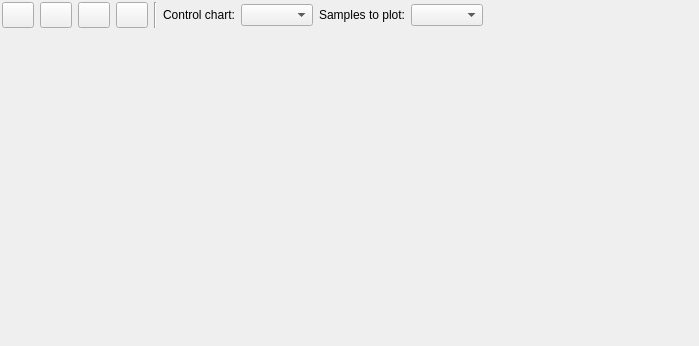
<?xml version="1.0" encoding="UTF-8"?>
<ui version="4.0">
 <class>drill_chart_xbar_r_tabwidget</class>
 <widget class="QWidget" name="drill_chart_xbar_r_tabwidget">
  <property name="geometry">
   <rect>
    <x>0</x>
    <y>0</y>
    <width>699</width>
    <height>346</height>
   </rect>
  </property>
  <property name="windowTitle">
   <string>Form</string>
  </property>
  <property name="windowIcon">
   <iconset resource="gex.qrc">
    <normaloff>:/gex/icons/gex_application_48x48.png</normaloff>:/gex/icons/gex_application_48x48.png</iconset>
  </property>
  <layout class="QGridLayout" name="gridLayout">
   <property name="leftMargin">
    <number>2</number>
   </property>
   <property name="topMargin">
    <number>2</number>
   </property>
   <property name="rightMargin">
    <number>2</number>
   </property>
   <property name="bottomMargin">
    <number>2</number>
   </property>
   <item row="0" column="0">
    <layout class="QHBoxLayout" name="horizontalLayout">
     <item>
      <widget class="QPushButton" name="buttonSelectXbarR">
       <property name="minimumSize">
        <size>
         <width>32</width>
         <height>26</height>
        </size>
       </property>
       <property name="maximumSize">
        <size>
         <width>32</width>
         <height>26</height>
        </size>
       </property>
       <property name="toolTip">
        <string>Select mode</string>
       </property>
       <property name="text">
        <string/>
       </property>
       <property name="icon">
        <iconset resource="gex.qrc">
         <normaloff>:/gex/icons/selectmode.png</normaloff>:/gex/icons/selectmode.png</iconset>
       </property>
       <property name="iconSize">
        <size>
         <width>32</width>
         <height>32</height>
        </size>
       </property>
       <property name="checkable">
        <bool>true</bool>
       </property>
       <property name="autoDefault">
        <bool>false</bool>
       </property>
      </widget>
     </item>
     <item>
      <widget class="QPushButton" name="buttonMoveXbarR">
       <property name="minimumSize">
        <size>
         <width>32</width>
         <height>26</height>
        </size>
       </property>
       <property name="maximumSize">
        <size>
         <width>32</width>
         <height>26</height>
        </size>
       </property>
       <property name="toolTip">
        <string>Drag mode: move the view area</string>
       </property>
       <property name="text">
        <string/>
       </property>
       <property name="icon">
        <iconset resource="gex.qrc">
         <normaloff>:/gex/icons/move.png</normaloff>:/gex/icons/move.png</iconset>
       </property>
       <property name="iconSize">
        <size>
         <width>32</width>
         <height>32</height>
        </size>
       </property>
       <property name="checkable">
        <bool>true</bool>
       </property>
       <property name="autoDefault">
        <bool>false</bool>
       </property>
      </widget>
     </item>
     <item>
      <widget class="QPushButton" name="buttonZoomXbarR">
       <property name="minimumSize">
        <size>
         <width>32</width>
         <height>26</height>
        </size>
       </property>
       <property name="maximumSize">
        <size>
         <width>32</width>
         <height>26</height>
        </size>
       </property>
       <property name="toolTip">
        <string>Zoom In: LEFT Click. Zoom Out: RIGHT Click</string>
       </property>
       <property name="text">
        <string/>
       </property>
       <property name="icon">
        <iconset resource="gex.qrc">
         <normaloff>:/gex/icons/drill3d_zoom.png</normaloff>:/gex/icons/drill3d_zoom.png</iconset>
       </property>
       <property name="iconSize">
        <size>
         <width>32</width>
         <height>32</height>
        </size>
       </property>
       <property name="checkable">
        <bool>true</bool>
       </property>
       <property name="autoDefault">
        <bool>false</bool>
       </property>
      </widget>
     </item>
     <item>
      <widget class="QPushButton" name="buttonHomeXbarR">
       <property name="minimumSize">
        <size>
         <width>32</width>
         <height>26</height>
        </size>
       </property>
       <property name="maximumSize">
        <size>
         <width>32</width>
         <height>26</height>
        </size>
       </property>
       <property name="toolTip">
        <string>Back to Zoom level 1:1</string>
       </property>
       <property name="text">
        <string/>
       </property>
       <property name="icon">
        <iconset resource="gex.qrc">
         <normaloff>:/gex/icons/home.png</normaloff>:/gex/icons/home.png</iconset>
       </property>
       <property name="iconSize">
        <size>
         <width>32</width>
         <height>32</height>
        </size>
       </property>
       <property name="autoDefault">
        <bool>false</bool>
       </property>
      </widget>
     </item>
     <item>
      <widget class="Line" name="lineSeparatorXBarR">
       <property name="maximumSize">
        <size>
         <width>32</width>
         <height>26</height>
        </size>
       </property>
       <property name="frameShape">
        <enum>QFrame::VLine</enum>
       </property>
       <property name="frameShadow">
        <enum>QFrame::Sunken</enum>
       </property>
      </widget>
     </item>
     <item>
      <widget class="QLabel" name="labelTypeXBarR">
       <property name="text">
        <string>Control chart:</string>
       </property>
       <property name="wordWrap">
        <bool>false</bool>
       </property>
      </widget>
     </item>
     <item>
      <widget class="QComboBox" name="comboBoxTypeControlChart">
       <property name="toolTip">
        <string>Select charting mode: Histogram, Trend, BiVariate, etc...</string>
       </property>
      </widget>
     </item>
     <item>
      <widget class="QLabel" name="labelViewport">
       <property name="text">
        <string>Samples to plot:</string>
       </property>
       <property name="alignment">
        <set>Qt::AlignRight|Qt::AlignTrailing|Qt::AlignVCenter</set>
       </property>
       <property name="wordWrap">
        <bool>false</bool>
       </property>
      </widget>
     </item>
     <item>
      <widget class="QComboBox" name="comboBoxViewport">
       <property name="toolTip">
        <string>Data samples to chart...</string>
       </property>
      </widget>
     </item>
     <item>
      <spacer name="horizontalSpacer">
       <property name="orientation">
        <enum>Qt::Horizontal</enum>
       </property>
       <property name="sizeHint" stdset="0">
        <size>
         <width>40</width>
         <height>20</height>
        </size>
       </property>
      </spacer>
     </item>
    </layout>
   </item>
   <item row="1" column="0">
    <layout class="QVBoxLayout" name="verticalLayout" stretch="60,40">
     <property name="spacing">
      <number>1</number>
     </property>
     <item>
      <widget class="GexSingleChartWidget" name="XbarChartWidget" native="true"/>
     </item>
     <item>
      <widget class="GexSingleChartWidget" name="RChartWidget" native="true"/>
     </item>
    </layout>
   </item>
  </layout>
 </widget>
 <customwidgets>
  <customwidget>
   <class>GexSingleChartWidget</class>
   <extends>QWidget</extends>
   <header>gexsinglechartwidget.h</header>
   <container>1</container>
  </customwidget>
 </customwidgets>
 <resources>
  <include location="gex.qrc"/>
 </resources>
 <connections/>
</ui>
